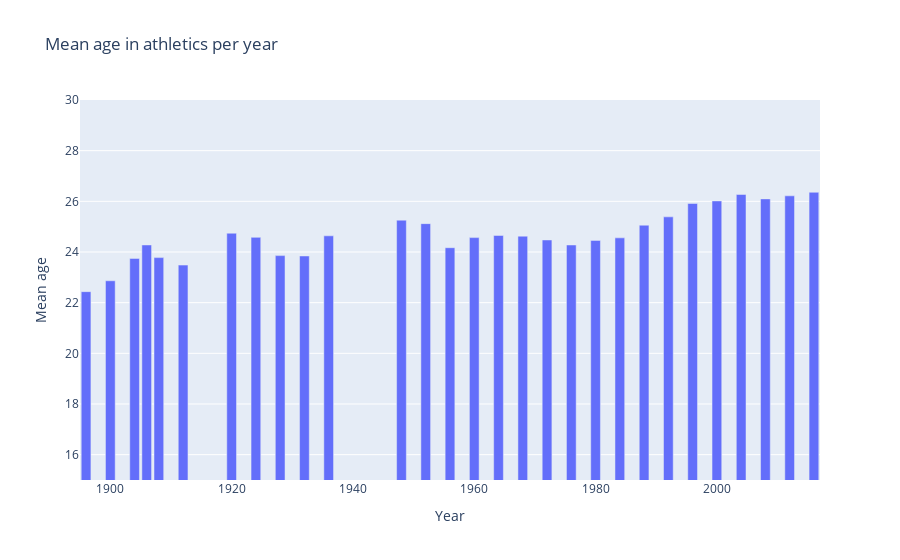

Notebook source saved alongside this figure:
### Markdown cell above
Set 2: Average age per year among athletics

### Code cell
fig = px.bar(
    df_athletics_medal_age,
    x=df_athletics_medal_age.index,
    y=["Age"],
    title="Mean age in athletics per year",
    labels={"value": "Mean age"}
)

fig.update_layout(showlegend=False, yaxis_range = [15,30])
fig.update_traces(hovertemplate = "Year: %{label}: <br>Average age: %{value}")

fig.show()

### Figure 1 — Plotly figure (JSON) as saved in the notebook; plotly's stock layout.template omitted (floating-point values rounded to 4 significant figures)
{"data": [{"alignmentgroup": "True", "hovertemplate": "Year: %{label}: <br>Average age: %{value}", "legendgroup": "Age", "marker": {"color": "#636efa", "pattern": {"shape": ""}}, "name": "Age", "offsetgroup": "Age", "orientation": "v", "showlegend": true, "textposition": "auto", "type": "bar", "x": [1896, 1900, 1904, 1906, 1908, 1912, 1920, 1924, 1928, 1932, 1936, 1948, 1952, 1956, 1960, 1964, 1968, 1972, 1976, 1980, 1984, 1988, 1992, 1996, 2000, 2004, 2008, 2012, 2016], "xaxis": "x", "y": [22.43, 22.86, 23.75, 24.28, 23.78, 23.48, 24.74, 24.58, 23.86, 23.84, 24.64, 25.26, 25.12, 24.17, 24.57, 24.65, 24.63, 24.47, 24.28, 24.46, 24.56, 25.06, 25.39, 25.92, 26.02, 26.27, 26.1, 26.22, 26.36], "yaxis": "y"}], "layout": {"barmode": "relative", "legend": {"title": {"text": "variable"}, "tracegroupgap": 0}, "showlegend": false, "title": {"text": "Mean age in athletics per year"}, "xaxis": {"anchor": "y", "domain": [0, 1], "title": {"text": "Year"}}, "yaxis": {"anchor": "x", "domain": [0, 1], "range": [15, 30], "title": {"text": "Mean age"}}}}
